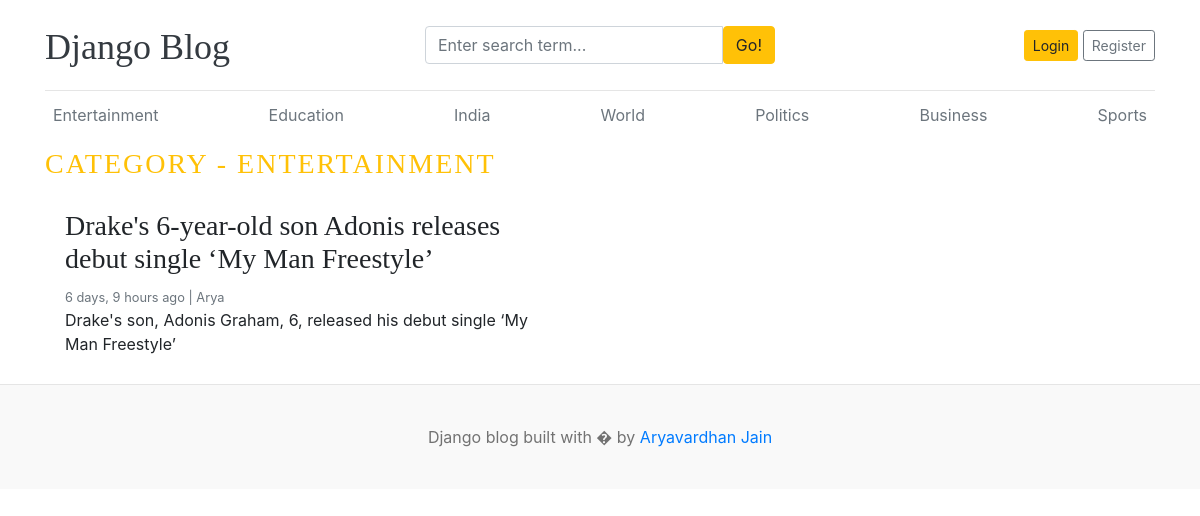
Page /category/2 on the committed database.
### blogs/models.py (models this page shows, shortened)
class Category(models.Model):
    category_name = models.CharField(max_length=50, unique=True)
    created_at = models.DateTimeField(auto_now_add=True)
    updated_at = models.DateTimeField(auto_now=True)
    class Meta:
        verbose_name_plural = 'categories'
    def __str__(self):
        return self.category_name

class Blog(models.Model):
    title = models.CharField(max_length=150)
    author = models.ForeignKey(User, on_delete=models.CASCADE)
    slug = models.SlugField(max_length=200, unique=True, blank = True)
    category = models.ForeignKey(Category,  on_delete=models.CASCADE)
    featured_image = models.ImageField(upload_to='uploads/%Y/%m/%d')
    short_description = models.TextField(max_length=500)
    is_featured = models.BooleanField(default=False)
    blog_body = models.TextField(max_length=2000)
    status = models.CharField(max_length=20, choices=STATUS_CHOICES, default='draft')
    created_at = models.DateTimeField(auto_now_add=True)
    updated_at = models.DateTimeField(auto_now=True)

### blogs/views.py (the view)
# urls.py: path('<int:category_id>', views.posts_by_category, name='posts_by_category'),
def posts_by_category(request, category_id):
    posts = Blog.objects.filter(category_id=category_id, status='published')
    category = get_object_or_404(Category, id=category_id)
    context = {
        'posts': posts,
        'category': category,
    }
    return render(request, 'posts_by_category.html', context)

### blogs/context_processors.py (called while the page is built)
def get_categories(request):
    categories = Category.objects.all()
    return dict(categories=categories)

def get_social_links(request):
    social_links = SocialLink.objects.all()
    return dict(social_links=social_links)

### templates/posts_by_category.html (shortened to what this page needs)
{% extends 'base.html' %}
{% block body %}
  <h3 class="text-uppercase text-warning" style="letter-spacing: 2px;">Category - {{ category }}</h3>
  <div class="row mb-2">
    {% if posts %}
    {% for post in posts %}
      <div class="col-md-6">
        <div class="card border-0" >
          <div class="card-body">
            <h3>{{ post.title }}</h3>
            <small class="mb-1 text-muted">{{ post.created_at | timesince }} ago | {{ post.author }}</small>
            <p class="card-text">{{ post.short_description | truncatewords:25 }}</p>
          </div>
        </div>
      </div>
    {% endfor %}
    {% else %}
    <p>No Posts Found</p>
    {% endif %}
  </div>
</div>
{% endblock %}

### templates/base.html (shortened to what this page needs)
{% load static %}
<!DOCTYPE html>
<html lang="en">
<head>
    <link href="https://getbootstrap.com/docs/4.0/dist/css/bootstrap.min.css" rel="stylesheet">
    <link rel="stylesheet" href="https://cdnjs.cloudflare.com/ajax/libs/font-awesome/4.7.0/css/font-awesome.min.css">
    <link href="{% static 'css/blog.css' %}" rel="stylesheet">
  </head>
<body>
    <div class="container">
      <header class="blog-header py-3">
        <div class="row flex-nowrap justify-content-between align-items-center">
          <div class="col-4 pt-1">
            <a class="blog-header-logo text-dark" href="/">Django Blog</a>
          </div>
          <div class="col-4">
            <form action="{% url 'search' %}" method="GET">
              <div class="input-group">
                <input class="form-control" type="text" name="keyword" placeholder="Enter search term..." aria-label="Enter search term..." aria-describedby="button-search" />
                <button type="submit" class="btn btn-warning" id="button-search" type="button">Go!</button>
            </div>
            </form>
          </div>
          <div class="col-4 d-flex justify-content-end align-items-center">
            {% if not user.is_authenticated %}
              <a class="btn btn-sm btn-warning" href="{% url 'login' %}">Login</a> &nbsp;
              <a class="btn btn-sm btn-outline-secondary" href="{% url 'register' %}">Register</a>
            {% else %}
              <span><a href="{% url 'dashboard' %}">Dashboard</a></span>
              &emsp;
              <span><a href="{% url 'logout' %}">Logout</a></span>
            {% endif %}
          </div>
        </div>
      </header>
      <div class="nav-scroller py-1 mb-2">
        <nav class="nav d-flex justify-content-between">
          {% for cat in categories %}
          <a class="p-2 text-muted" href="{% url 'posts_by_category' cat.id %}">{{ cat.category_name }}</a>
          {% endfor %}
        </nav>
      </div>
{% block body %}
{% endblock %}
  <footer class="blog-footer">
    <p>Django blog built with � by <a href="#">Aryavardhan Jain</a></p>
  </footer>
  </body>
  </html>

### blog_main/static/css/blog.css (style rules this page uses)
.blog-header { border-bottom: 1px solid #e5e5e5; }
.blog-header-logo { font-family: "Playfair Display", Georgia, "Times New Roman", serif; font-size: 2.25rem; }
h1, h2, h3, h4, h5, h6 { font-family: "Playfair Display", Georgia, "Times New Roman", serif; }
.blog-footer { padding: 2.5rem 0; color: #727272; text-align: center; background-color: #f9f9f9; border-top: .05rem solid #e5e5e5; }
.blog-footer p:last-child { margin-bottom: 0; }

### rows in the picture
Category: category_name "Entertainment", category_name "ENTERTAINMENT"
Category: category_name "Education"
Category: category_name "India"
Category: category_name "World"
Category: category_name "Politics"
Category: category_name "Business"
Category: category_name "Sports"
Blog: title "Drake's 6-year-old son Adonis releases debut single ‘My Man Freestyle’", created_at "6 days, 9 hours", author "Arya", short_description "Drake's son, Adonis Graham, 6, released his debut single ‘My Man Freestyle’"
